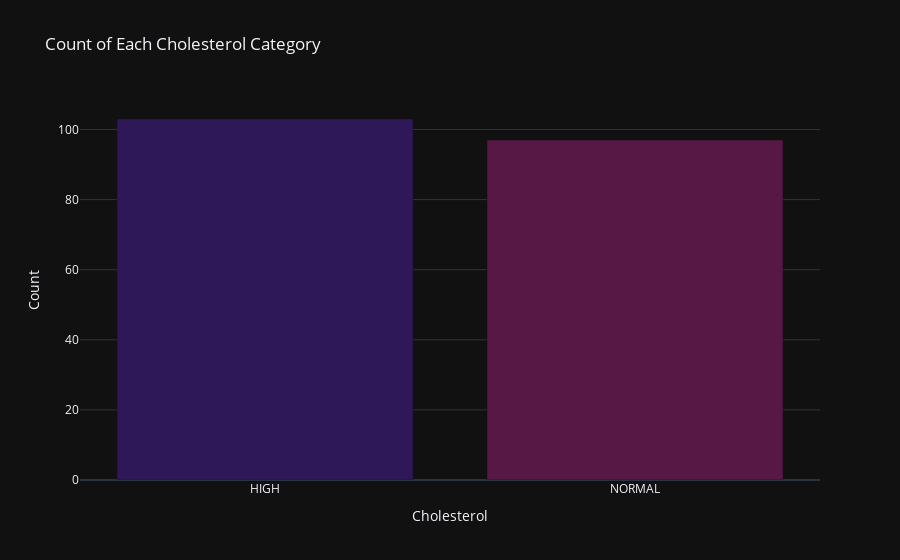

The notebook cell saved with this chart:
### Markdown cell above
There are 29 men and 30 women who have normal blood pressure, 36 men and 28 women who have low blood pressure,  39 men and 38 women who have high blood pressure.

### Code cell
# Count occurrences of each cholesterol category
cholesterol_counts = df['Cholesterol'].value_counts().reset_index()

# Renaming columns for clarity
cholesterol_counts.columns = ['Cholesterol', 'Count']

# Plotting bar chart
fig_bar_cholesterol = px.bar(cholesterol_counts, x='Cholesterol', y='Count', title='Count of Each Cholesterol Category',template='plotly_dark')
fig_bar_cholesterol.update_layout(xaxis_title='Cholesterol', yaxis_title='Count')

# Changing the color of the bars
fig_bar_cholesterol.update_traces(marker_color=['#2f1858','#581845'])  # Setting the color of the bars

fig_bar_cholesterol.show()

### Figure 1 — Plotly figure (JSON) as saved in the notebook; plotly's stock layout.template omitted (floating-point values rounded to 4 significant figures)
{"data": [{"alignmentgroup": "True", "hovertemplate": "Cholesterol=%{x}<br>Count=%{y}<extra></extra>", "legendgroup": "", "marker": {"color": ["#2f1858", "#581845"], "pattern": {"shape": ""}}, "name": "", "offsetgroup": "", "orientation": "v", "showlegend": false, "textposition": "auto", "type": "bar", "x": ["HIGH", "NORMAL"], "xaxis": "x", "y": [103, 97], "yaxis": "y"}], "layout": {"autosize": true, "barmode": "relative", "legend": {"tracegroupgap": 0}, "title": {"text": "Count of Each Cholesterol Category"}, "xaxis": {"anchor": "y", "autorange": true, "domain": [0, 1], "range": [-0.5, 1.5], "title": {"text": "Cholesterol"}, "type": "category"}, "yaxis": {"anchor": "x", "autorange": true, "domain": [0, 1], "range": [0, 108.4], "title": {"text": "Count"}, "type": "linear"}}}
